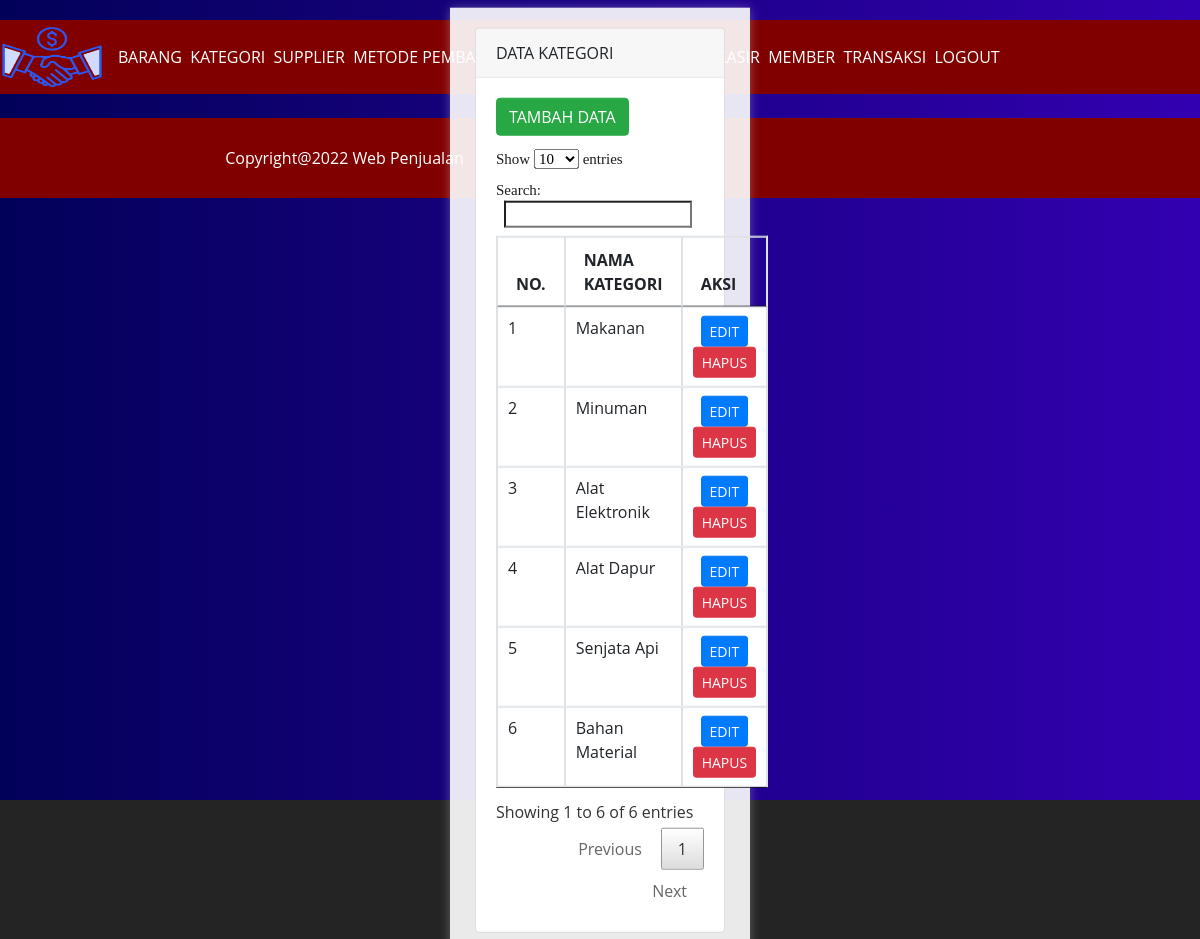
/index.php?page=kategori (signed in), run on the app's committed database.
### tables this page shows
CREATE TABLE `kategori` (
  `id_kategori` int(11) NOT NULL,
  `nama_kategori` varchar(100) NOT NULL
);

### page/kategori/home.php (the view)
<div class="container" style="margin-top: 80px">
      <div class="row">
        <div class="col-md-12">
          <div class="card">
            <div class="card-header">
              DATA KATEGORI
            </div>
            <div class="card-body">
              <a href="index.php?page=kategori&act=tambah" class="btn btn-md btn-success" style="margin-bottom: 10px">TAMBAH DATA</a>
              <table class="table table-bordered" id="myTable">
                <thead>
                  <tr>
                    <th scope="col">NO.</th>
                    <th scope="col">NAMA KATEGORI</th>
                    <th scope="col">AKSI</th>
                  </tr>
                </thead>
                <tbody>
                  <?php
                      $no = 1;
                      $query = mysqli_query($connection,"SELECT * FROM kategori");
                      while($row = mysqli_fetch_array($query)){
                  ?>
                  <tr>
                      <td><?php echo $no++ ?></td>
                      <td><?php echo $row['nama_kategori'] ?></td>
                      <td class="text-center">
                        <a href="index.php?page=kategori&act=edit&id=<?php echo $row['id_kategori'] ?>" class="btn btn-sm btn-primary">EDIT</a>
                        <a href="index.php?page=kategori&act=hapus&id=<?php echo $row['id_kategori'] ?>" class="btn btn-sm btn-danger">HAPUS</a>
                      </td>
                  </tr>
                <?php } ?>
                </tbody>
              </table>
            </div>
          </div>
      </div>
      </div>
    </div>

### assets/css/navbar.css (style rules this page uses)
a { text-decoration: none; color: #fff; margin: auto; }

### assets/css/footer.css (style rules this page uses)
a { color: white; margin: 5px; text-decoration: none; }
body { position: relative; }

### assets/css/cssform.css (style rules this page uses)
body { background: linear-gradient(to left, #3300b1, #020159);; background-repeat: no-repeat; padding-top: 20px; }

### assets/css/style.css (style rules this page uses)
* { margin: 0; padding: 0; outline: 0; font-family: 'Open Sans', sans-serif; }
body { height: 100vh; background-color: #242424; background-size: cover; background-position: center; background-repeat: no-repeat; }
a { color: maroon; font-family: 'Open Sans', sans-serif; }
.container { position: absolute; left: 50%; top: 50%; transform: translate(-50%,-50%); padding: 20px 25px; width: 300px; background-color: rgba(255, 255, 255, .9); box-shadow: 0 0 10px rgba(255,255,255,.3); }

### data on the page
kategori: nama_kategori "Makanan"
kategori: nama_kategori "Minuman"
kategori: nama_kategori "Alat Elektronik"
kategori: nama_kategori "Alat Dapur"
kategori: nama_kategori "Senjata Api"
kategori: nama_kategori "Bahan Material"
